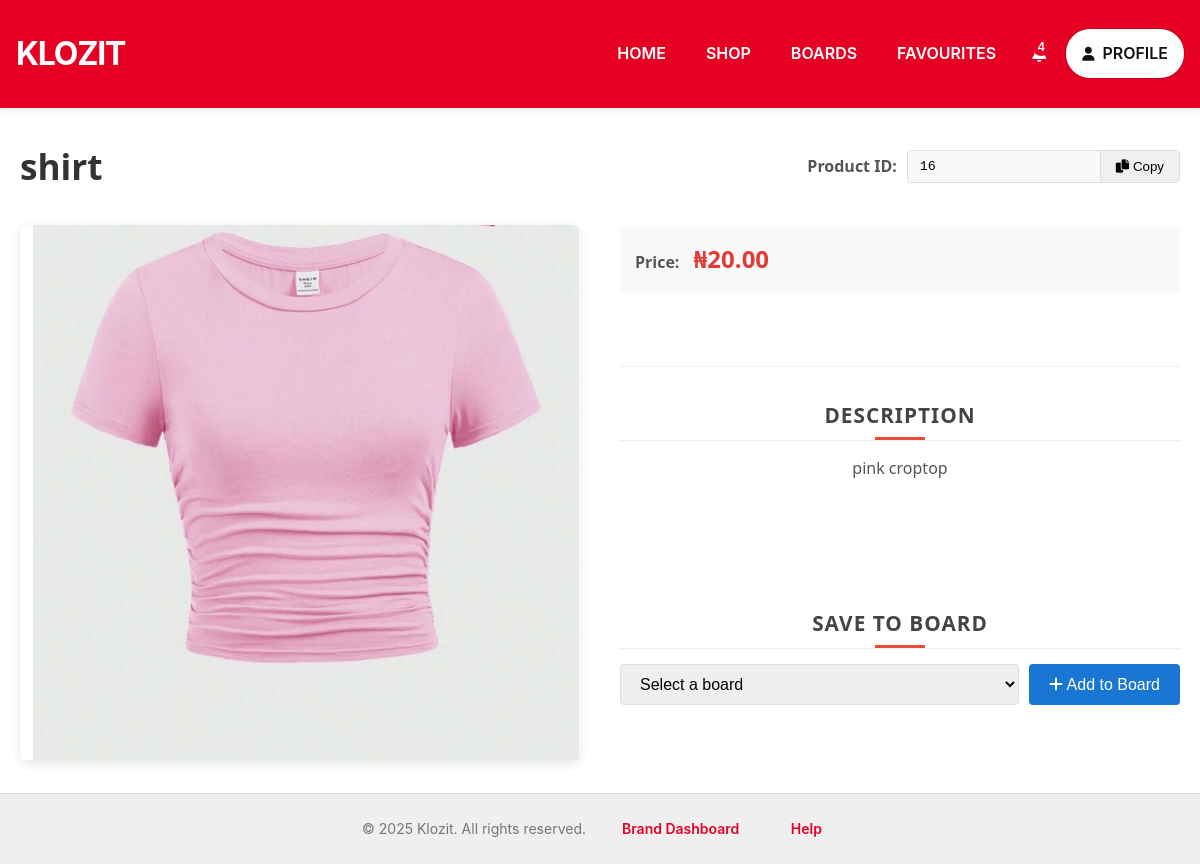
Page /products/16/ (signed in) on the committed database.
### products/models.py (models this page shows)
class Product(models.Model):
    COLOR_CHOICES = [
        ('red', 'Red'),
        ('blue', 'Blue'),
        ('green', 'Green'),
        ('yellow', 'Yellow'),
        ('black', 'Black'),
        ('white', 'White'),
        ('purple', 'Purple'),
        ('pink', 'Pink'),
        ('orange', 'Orange'),
        ('brown', 'Brown'),
        ('gray', 'Gray'),
        ('navy', 'Navy'),
        ('beige', 'Beige'),
        ('gold', 'Gold'),
        ('silver', 'Silver'),
    ]
    title = models.CharField(max_length=200)
    description = models.TextField()
    price = models.DecimalField(max_digits=10, decimal_places=2)
    image = models.ImageField(upload_to='products/')
    category = models.ForeignKey(Category, on_delete=models.SET_NULL, null=True)
    brand = models.ForeignKey(Brand, on_delete=models.SET_NULL, null=True)
    color = models.CharField(max_length=50, choices=COLOR_CHOICES, null=True, blank=True)
    created_at = models.DateTimeField(auto_now_add=True)
    wishlist_users = models.ManyToManyField(User, related_name='wishlist')
    is_trending = models.BooleanField(default=False)

### products/views.py (the view)
# urls.py: path('<int:pk>/', views.product_detail, name='product_detail'),
def product_detail(request, pk):
    product = get_object_or_404(Product, pk=pk)
    customer = Customer.objects.get(user=request.user) if request.user.is_authenticated else None
    boards = Board.objects.filter(customer=customer) if request.user.is_authenticated else []
    if request.user.is_authenticated:
        engine = RecommendationEngine()
        engine.record_view(request.user.id, product.id)
    return render(request, 'products/product_detail.html', {
        'product': product,
        'boards': boards
    })

### lib/recommendations.py (called while the page is built)
	def record_view(self, user_id, product_id):
		try:
			view, created = ProductView.objects.get_or_create(
				user_id=user_id,
				product_id=product_id,
				defaults={'viewed_at': timezone.now()}
			)
			if not created:
				view.viewed_at = timezone.now()
				view.save()
		except Exception as e:
			print(f"Error recording view: {str(e)}")

### templates/products/product_detail.html (shortened to what this page needs)
{% extends 'base.html' %}
{% load static %}
{% block content %}
<div class="product-detail-container">
    <div class="product-header">
        <h1 class="product-title">{{ product.title }}</h1>
        <div class="product-id-container">
            <span class="product-id-label">Product ID:</span>
            <div class="product-id-wrapper">
                <input type="text" id="productId" value="{{ product.id }}" readonly class="product-id-input">
                <button onclick="copyProductId()" class="copy-id-btn">
                    <i class="fas fa-copy"></i> Copy
                </button>
            </div>
        </div>
    </div>
    <div class="product-content">
        <div class="product-image-container">
            {% if product.image %}
            <img src="{{ product.image.url }}" alt="{{ product.title }}" class="product-image">
            {% else %}
            <div class="product-image-placeholder">
                <i class="fas fa-image"></i>
                <span>No image available</span>
            </div>
            {% endif %}
        </div>
        <div class="product-details">
            <div class="price-section">
                <span class="price-label">Price:</span>
                <span class="price-value">₦{{ product.price }}</span>
            </div>
            <div class="description-section">
                <h3 class="section-title">Description</h3>
                <p class="product-description">{{ product.description|linebreaksbr }}</p>
            </div>
            <div class="add-to-board-section">
                <h3 class="section-title">Save to Board</h3>
                <form method="post" action="{% url 'add_product_to_board' %}">
                    <div class="form-group">
                        <select name="board_id" required class="board-select">
                            <option value="">Select a board</option>
                        </select>
                        <button type="submit" class="add-to-board-btn">
                            <i class="fas fa-plus"></i> Add to Board
                        </button>
                    </div>
                </form>
            </div>
        </div>
    </div>
</div>
{% endblock %}

### static/css/styles.css (style rules this page uses)
:root { --primary-color: #2d3436; --accent-color: #e74c3c; --light-gray: #ecf0f1; --dark-gray: #636e72; }
* { margin: 0; padding: 0; box-sizing: border-box; }
body { font-family: 'Segoe UI', sans-serif; background-color: white; color: var(--primary-color); line-height: 1.6; }
.section-title { font-size: 2rem; margin-bottom: 2rem; text-align: center; text-transform: uppercase; letter-spacing: 1px; position: relative; padding-bottom: 0.5rem; }
.section-title::after { content: ''; position: absolute; bottom: 0; left: 50%; transform: translateX(-50%); width: 50px; height: 3px; background-color: var(--accent-color); }
.product-image { width: 100%; height: 300px; object-fit: cover; border-bottom: 2px solid var(--light-gray); }
.product-title { font-size: 1.1rem; margin-bottom: 0.5rem; color: var(--primary-color); }
.description-section { margin: 3rem 0; text-align: center; padding: 2rem 0; border-top: 1px solid var(--light-gray); }
.product-image { width: 100%; height: 200px; object-fit: cover; }

### templates/base.html (style rules this page uses)
html, body { height: 100%; margin: 0; padding: 0; }
body { display: flex; flex-direction: column; min-height: 100vh; }

### templates/products/product_detail.html (style rules this page uses)
.product-detail-container { max-width: 1200px; margin: 0 auto; padding: 30px 20px; font-family: 'Segoe UI', Tahoma, Geneva, Verdana, sans-serif; }
.product-header { margin-bottom: 30px; display: flex; justify-content: space-between; align-items: center; flex-wrap: wrap; gap: 20px; }
.product-title { font-size: 2.2rem; color: #333; margin: 0; }
.product-id-container { display: flex; align-items: center; gap: 10px; }
.product-id-label { font-weight: 600; color: #555; }
.product-id-wrapper { display: flex; border: 1px solid #ddd; border-radius: 4px; overflow: hidden; }
.product-id-input { padding: 8px 12px; border: none; background: #f9f9f9; min-width: 100px; font-family: monospace; }
.copy-id-btn { padding: 8px 15px; background: #f0f0f0; border: none; border-left: 1px solid #ddd; cursor: pointer; transition: background 0.2s; }
.product-content { display: grid; grid-template-columns: 1fr 1fr; gap: 40px; }
.product-image-container { background: #fff; border-radius: 8px; overflow: hidden; box-shadow: 0 2px 10px rgba(0,0,0,0.1); }
.product-image { width: 100%; height: auto; display: block; }
.product-details { display: flex; flex-direction: column; gap: 25px; }
.price-section { background: #f8f9fa; padding: 15px; border-radius: 6px; }
.price-label { font-weight: 600; margin-right: 10px; color: #555; }
.price-value { font-size: 1.5rem; font-weight: 700; color: #e53935; }
.section-title { font-size: 1.3rem; color: #444; margin-bottom: 15px; padding-bottom: 8px; border-bottom: 1px solid #eee; }
.product-description { line-height: 1.6; color: #555; }
.add-to-board-section { margin-top: 20px; }
.form-group { display: flex; gap: 10px; }
.board-select { flex: 1; padding: 10px 15px; border: 1px solid #ddd; border-radius: 4px; font-size: 1rem; }
.add-to-board-btn { padding: 10px 20px; background: #1976d2; color: white; border: none; border-radius: 4px; cursor: pointer; font-size: 1rem; transition: background 0.2s; }

### rows in the picture
Product: title "shirt", id "16", image (picture), price "20.00", description "pink croptop"
